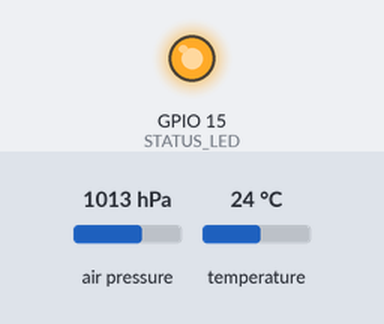
The sketch below on a simulated ESP32-C6. Shown: output pins drawn as LEDs (lit = HIGH). The inputs (shaded band) are chosen by the test bench; at power-on: air pressure 1013 hPa, temperature 24 °C. WiFi joins after 1.5 s; servers stay silent unless stated; no MQTT or app messages arrive unless stated; what the sketch prints to the serial monitor is not drawn. At 4.5 s the program puts the board to deep sleep or switches it off; the recording ends there.

Above: at 1.0 s.
At 2.2 s:
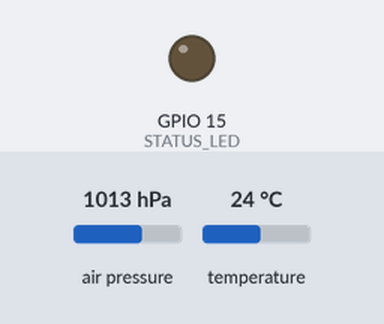
Timing chart, 0 to 3.0 s (numbered marks = the images above):
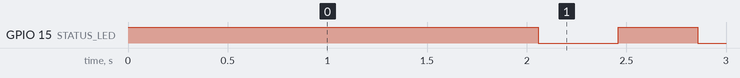

Measured:
- by itself, GPIO 15 (STATUS_LED): repeats every 0.80 s: LOW 0.40 s, HIGH 0.40 s

The sketch:

esp32_c6_supermini_bmp280.ino
```cpp
#include <WiFi.h>
#include <WiFiClient.h>
#include <Wire.h>
#include <SPI.h>
#include <Adafruit_BMP280.h>
#include <MQTT.h>
#include "config.h"

// Initialize sensor
static TwoWire I2CBME = TwoWire(0);
static Adafruit_BMP280 Bmp280(&I2CBME);

RTC_DATA_ATTR int BootCount = 0;

static const char *HATempDiscovery = "\
{\
	\"name\": \"Bedroom temperature\",\
	\"state_topic\": \"bedroom-climate/temperature\",\
	\"device_class\": \"temperature\",\
  \"unit_of_measurement\": \"°C\",\
	\"suggested_display_precision\": 1,\
	\"platform\": \"sensor\",\
	\"expire_after\": 3600, \
  \"unique_id\": \"esp_bedroom_climate_temperature\" \
}" ;

static const char *HAPressureDiscovery = "\
{\
	\"name\": \"Barometer pressure\",\
	\"state_topic\": \"internal-climate/pressure\",\
	\"device_class\": \"atmospheric_pressure\",\
  \"unit_of_measurement\": \"mbar\",\
	\"suggested_display_precision\": 0,\
	\"platform\": \"sensor\",\
	\"expire_after\": 3600, \
  \"unique_id\": \"esp_internal_climate_pressure\" \
}" ;

static const char *HABatteryLevelDiscovery = "\
{\
	\"name\": \"Bedroom sensor battery voltage\",\
	\"state_topic\": \"bedroom-climate/battery\",\
	\"device_class\": \"voltage\",\
  \"unit_of_measurement\": \"V\",\
 	\"suggested_display_precision\": 1,\
	\"platform\": \"sensor\",\
	\"expire_after\": 3600, \
  \"unique_id\": \"esp_bedroom_batt_voltage\" \
}" ;


void setup()
{
  uint32_t Retries = 10 ;
  IPAddress LocalIp ;
  MQTTClient MQclient;
  WiFiClient Net;
  bool Connected = false ;
  bool Success = false ;
  const uint32_t SleepTime = 15*60 ; // expressed in seconds

  // turn on status led, indicate we're alive
  pinMode(STATUS_LED, OUTPUT);
  digitalWrite(STATUS_LED, HIGH);

  Serial.begin(115200);
  Serial.println("Starting up...");

  // connect to Wifi
  WiFi.disconnect(true);
  Serial.println("Connecting to WiFi");
  WiFi.mode(WIFI_STA);
  WiFi.begin(SSID1, PWD1);
  // don't spin indefinately here, if we fail to connect after 10 tries, give up for this session
  while ((WiFi.status() != WL_CONNECTED) && Retries)
  {
    Serial.print(F("."));
    Retries-- ;
    delay(1000);
  }

  if ( !Retries )
    Serial.println("Failed to connect to Wifi");
  else
  {
    LocalIp = WiFi.localIP();
    Serial.println(F("WiFi connected"));
    Serial.println(LocalIp);

    Serial.println("Connecting to broker");
    MQclient.begin(MQTT_BROKER,Net) ;
    Connected = MQclient.connect("bedroom-temp-pub") ;

    if ( !Connected )
      Serial.println("Failed to connect to MQTT broker");
  }

  if ( Connected )
  {
    if ( !BootCount )
    {
      // publish HA auto-discovery topics for the sensor on first boot
      MQclient.publish("homeassistant/sensor/bedroom-climate/temperature/config",HATempDiscovery,true,0) ;
      MQclient.publish("homeassistant/sensor/internal-climate/pressure/config",HAPressureDiscovery,true,0) ;
      MQclient.publish("homeassistant/sensor/bedroom-climate/battery/config",HABatteryLevelDiscovery,true,0) ;
    }
    BootCount++ ;

    // configure the sensor
    I2CBME.begin(I2C_SDA, I2C_SCL, 100000);
    Success = Bmp280.begin(IC2_SENSOR_ADDR) ;
    if ( Success )
    {
      /* Default settings from datasheet. */
      Bmp280.setSampling(Adafruit_BMP280::MODE_NORMAL,     /* Operating Mode. */
                         Adafruit_BMP280::SAMPLING_X2,     /* Temp. oversampling */
                         Adafruit_BMP280::SAMPLING_X16,    /* Pressure oversampling */
                         Adafruit_BMP280::FILTER_X16,      /* Filtering. */
                         Adafruit_BMP280::STANDBY_MS_500); /* Standby time. */

      float Temperature = Bmp280.readTemperature() ;
      float Pressure = Bmp280.readPressure() / 100.0; // millibars

      Serial.printf("Temp: %f\n",Temperature);
      Serial.printf("Pressure: %f\n",Pressure);

      String TempBuf(Temperature) ;
      String PressureBuf(Pressure) ;

      // publish to MQTT broker
      Success = MQclient.publish("bedroom-climate/temperature",TempBuf,false,1) ;
      Success&=MQclient.publish("internal-climate/pressure",PressureBuf,false,1) ;

      // report the current battery voltage level
      int AnalogMv = analogReadMilliVolts(BATTERY_ADC);
      AnalogMv = (AnalogMv*1515)/1000 ;  // 1515 = 5/3.3v voltage divider

      String BatLevelBuf(AnalogMv/1000.0) ;
      Serial.printf("Battery level: %s\n", BatLevelBuf) ;
      MQclient.publish("bedroom-climate/battery",BatLevelBuf,true,0) ;
    }
    else
    {
      Serial.println("Could not fina a BMP280 sensor") ;
    }

    // reset the device and shutdown the I2C interface
    // this stops the sensor drawing current whilst in deep sleep mode
    Bmp280.reset() ;
    I2CBME.end() ;

    MQclient.disconnect() ;
  }

  Serial.println("Entering deep sleep mode");

  if ( Success )
  {
    // time to allow any pending traffic to flush through
    // pulse LED to indicate successful update
    for(uint32_t i=0 ; i < 3 ; i++ )
    {
      digitalWrite(STATUS_LED, LOW);
      delay(400);
      digitalWrite(STATUS_LED, HIGH);
      delay(400);
    }
  }
  else
    delay(2000) ;

  digitalWrite(STATUS_LED, LOW);
  esp_sleep_enable_timer_wakeup(SleepTime*1000*1000) ; // expressed in microseconds
  esp_deep_sleep_start();
}

void loop()
{
  // does nothing (we can never get here)
  delay(1000) ;
}
```

config.h
```cpp
#ifndef CONFIG_H

#define CONFIG_H

// wifi settings
#define SSID1 "your-wifi-ssid"
#define PWD1 "your-wifi-password"

// MQTT broker
#define MQTT_BROKER "monolith.onasticksoftware.net"

// I2C pins for the sensor
#define I2C_SCL 0
#define I2C_SDA 1

// I2C device addr
#define IC2_SENSOR_ADDR 0x76

// status LED pin
#define STATUS_LED 15

// GPIO used for ADC to the battery
#define BATTERY_ADC 2

#endif
```
